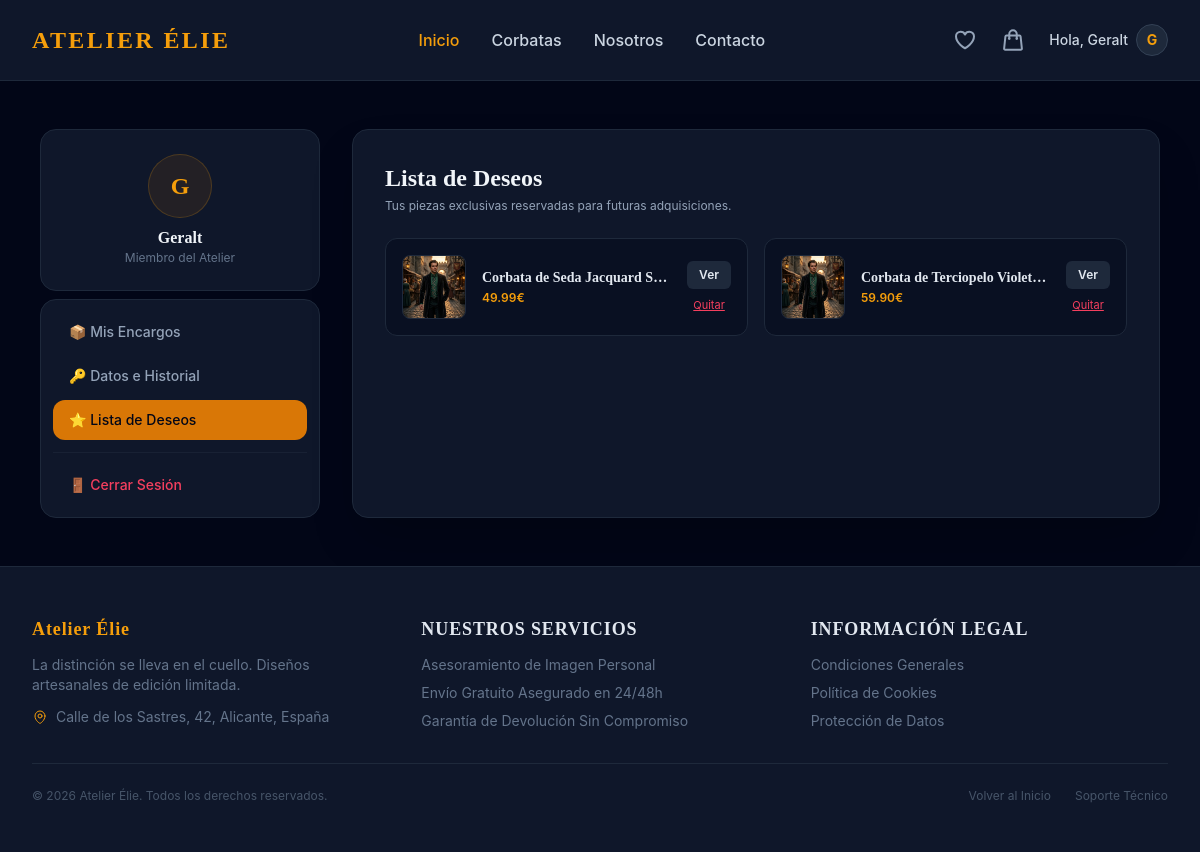
The app's page /cuenta.php?tab=favoritos (signed in), older data.
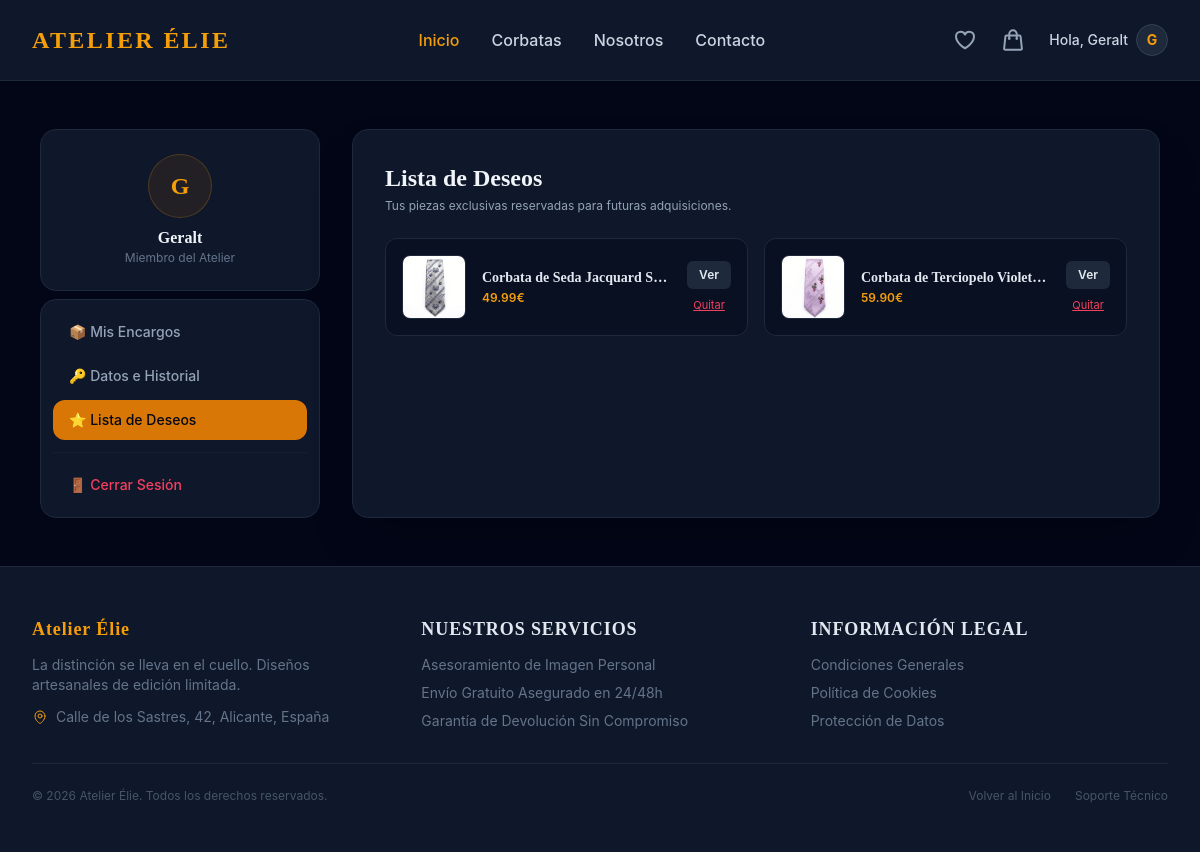
The same page, newer data.
### tables this page shows
CREATE TABLE `CORBATA` (
  `id_corbata` INT AUTO_INCREMENT PRIMARY KEY,
  `talla` VARCHAR(50) NOT NULL,
  `color` VARCHAR(50) NOT NULL,
  `material` VARCHAR(50) NOT NULL,
  `marca` VARCHAR(100) NOT NULL,
  `precio` DECIMAL(10,2) NOT NULL,
  `stock` INT NOT NULL DEFAULT 0,
  `imagen` VARCHAR(255) NOT NULL
);

### www/helpers/sanitizer.php (called while the page is built, shortened)
<?php
function e(?string $cadena): string {
    return htmlspecialchars($cadena, ENT_QUOTES | ENT_SUBSTITUTE, 'UTF-8');
}
function sanear_string(?string $cadena): string {
    return trim(strip_tags($cadena));
}

### www/cuenta.php (the view, shortened to what the changed rows need)
<?php
$id_user = $_SESSION['id_usuario'];
$tab = isset($_GET['tab']) ? sanear_string($_GET['tab']) : 'pedidos';
try {
    $pdo = obtener_conexion_db();
    $pedidos = [];
    $favoritos = [];
    if ($tab === 'favoritos') {
        $stmtF = $pdo->prepare("
            SELECT c.id_corbata, c.color, c.material, c.precio, c.imagen
            FROM FAVORITO f
            JOIN CORBATA c ON f.id_corbata = c.id_corbata
            WHERE f.id_user = :id_user
        ");
        $stmtF->execute(['id_user' => $id_user]);
        $favoritos = $stmtF->fetchAll(PDO::FETCH_ASSOC);
    }
} catch (PDOException $e) {
    $error_datos = "Error en el panel: " . $e->getMessage();
}
require_once 'header.php';
?>
<div class="max-w-6xl mx-auto my-12 px-4">
    <div class="flex flex-col md:flex-row gap-8">
        <div class="w-full md:w-1/4 space-y-2">
            <div class="bg-slate-900 border border-slate-800 rounded-2xl p-6 text-center space-y-2">
                <div>
                    <h2 class="text-slate-100 font-bold font-serif"><?= e($_SESSION['usuario']) ?></h2>
                </div>
            </div>
        </div>
        <div class="flex-1 bg-slate-900 border border-slate-800 rounded-2xl p-6 md:p-8 shadow-2xl">
            <?php if ($tab === 'pedidos'): ?>
                <div class="space-y-6">
                    <div>
                        <h1 class="text-2xl font-serif font-bold text-slate-100">Historial de Encargos</h1>
                        <p class="text-xs text-slate-400 mt-1">Registros de compras y estados de envíos en Oxenfurt.</p>
                    </div>
                    <?php if (empty($pedidos)): ?>
                        <div class="border border-dashed border-slate-800 rounded-xl p-12 text-center text-slate-500 text-sm">
                            Todavía no has realizado ningún encargo en la colección del Atelier Élie.
                        </div>
                    <?php else: ?>
                        <div class="space-y-4">
                            <?php foreach ($pedidos as $pedido): ?>
                                <div class="border border-slate-800 bg-slate-950/40 rounded-xl p-4 flex flex-col sm:flex-row justify-between items-start sm:items-center gap-4">
                                    <div class="space-y-1">
                                        <div class="flex items-center space-x-2">
                                            <span class="text-sm font-mono font-bold text-slate-200">Pedido #<?= e($pedido['id_pedido']) ?></span>
                                            <span class="text-[10px] px-2 py-0.5 rounded font-semibold tracking-wider uppercase bg-emerald-500/10 text-emerald-400 border border-emerald-500/20">
                                                <?= e($pedido['estado'] ?? 'Procesado') ?>
                                            </span>
                                        </div>
                                        <p class="text-xs text-slate-500">Realizado el: <?= e(date('d/m/Y H:i', strtotime($pedido['fecha_pedido']))) ?></p>
                                    </div>
                                    <div class="text-right w-full sm:w-auto flex sm:flex-col justify-between sm:justify-center items-center sm:items-end">
                                        <span class="text-xs text-slate-400 sm:hidden">Total cobrado:</span>
                                        <span class="text-base font-bold text-amber-500"><?= e(number_format($pedido['total'], 2)) ?>€</span>
                                    </div>
                                </div>
                            <?php endforeach; ?>
                        </div>
                    <?php endif; ?>
                </div>
            <?php elseif ($tab === 'favoritos'): ?>
                <div class="space-y-6">
                    <div>
                        <h1 class="text-2xl font-serif font-bold text-slate-100">Lista de Deseos</h1>
                    </div>
                    <?php if (empty($favoritos)): ?>
                        <div class="border border-dashed border-slate-800 rounded-xl p-12 text-center text-slate-500 text-sm">
                            Tu lista de deseos está vacía. Explora el catálogo para añadir tus piezas preferidas.
                        </div>
                    <?php else: ?>
                        <div class="grid grid-cols-1 sm:grid-cols-2 gap-4">
                            <?php foreach ($favoritos as $fav): ?>
                                <div class="border border-slate-800 bg-slate-950/40 rounded-xl p-4 flex items-center gap-4">
                                    <img src="<?= e($fav['imagen']) ?>" alt="Corbata" class="w-16 h-16 object-cover rounded-lg bg-slate-900 border border-slate-800">
                                    <div class="flex-1 min-w-0">
                                        <h4 class="text-sm font-serif font-bold text-slate-200 truncate">Corbata de <?= e($fav['material'] . ' ' . $fav['color']) ?></h4>
                                        <p class="text-xs text-amber-500 font-semibold mt-0.5"><?= e(number_format($fav['precio'], 2)) ?>€</p>
                                    </div>
                                    <div class="flex flex-col gap-2">
                                        <a href="producto.php?id=<?= e($fav['id_corbata']) ?>" class="text-center bg-slate-800 hover:bg-slate-700 text-slate-200 text-xs font-semibold px-3 py-1.5 rounded-md transition">
                                            Ver
                                        </a>
                                        <a href="gestionar_favorito.php?id=<?= e($fav['id_corbata']) ?>" class="text-center text-rose-500 hover:text-rose-400 text-[11px] transition underline">
                                            Quitar
                                        </a>
                                    </div>
                                </div>
                            <?php endforeach; ?>
                        </div>
                    <?php endif; ?>
                </div>
            <?php endif; ?>
        </div>
    </div>
</div>
<?php require_once 'footer.php'; ?>

Row changes from the older to the newer data that the page shows:
changed corbata "Seda Jacquard S…": imagen: a different picture
changed corbata "Terciopelo Violet…": imagen: a different picture
